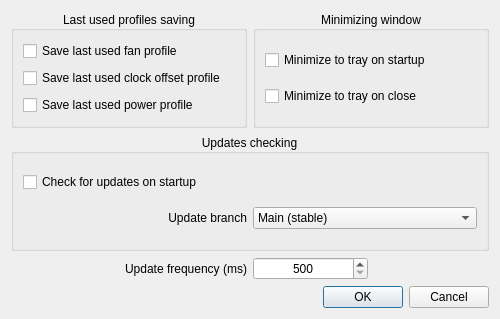
<?xml version="1.0" encoding="UTF-8"?>
<ui version="4.0">
 <class>SettingsDialog</class>
 <widget class="QDialog" name="SettingsDialog">
  <property name="geometry">
   <rect>
    <x>0</x>
    <y>0</y>
    <width>500</width>
    <height>319</height>
   </rect>
  </property>
  <property name="windowTitle">
   <string>NvCtrl-Linux: Settings</string>
  </property>
  <property name="modal">
   <bool>false</bool>
  </property>
  <layout class="QGridLayout" name="gridLayout">
   <item row="3" column="2" colspan="2">
    <widget class="QGroupBox" name="groupBox_minimizing_window">
     <property name="title">
      <string>Minimizing window</string>
     </property>
     <property name="alignment">
      <set>Qt::AlignCenter</set>
     </property>
     <layout class="QGridLayout" name="gridLayout_3">
      <item row="1" column="0">
       <widget class="QCheckBox" name="checkBox_minimize_to_tray_on_close">
        <property name="layoutDirection">
         <enum>Qt::LeftToRight</enum>
        </property>
        <property name="text">
         <string>Minimize to tray on close</string>
        </property>
       </widget>
      </item>
      <item row="0" column="0">
       <widget class="QCheckBox" name="checkBox_minimize_to_tray_on_startup">
        <property name="layoutDirection">
         <enum>Qt::LeftToRight</enum>
        </property>
        <property name="text">
         <string>Minimize to tray on startup</string>
        </property>
       </widget>
      </item>
     </layout>
    </widget>
   </item>
   <item row="3" column="0" colspan="2">
    <widget class="QGroupBox" name="groupBox_last_used_profiles_saving">
     <property name="title">
      <string>Last used profiles saving</string>
     </property>
     <property name="alignment">
      <set>Qt::AlignCenter</set>
     </property>
     <layout class="QGridLayout" name="gridLayout_2">
      <item row="1" column="0">
       <widget class="QCheckBox" name="checkBox_save_last_used_clock_offset_profile">
        <property name="text">
         <string>Save last used clock offset profile</string>
        </property>
       </widget>
      </item>
      <item row="0" column="0">
       <widget class="QCheckBox" name="checkBox_save_last_used_fan_profile">
        <property name="text">
         <string>Save last used fan profile</string>
        </property>
       </widget>
      </item>
      <item row="2" column="0">
       <widget class="QCheckBox" name="checkBox_save_last_used_power_profile">
        <property name="toolTip">
         <string/>
        </property>
        <property name="text">
         <string>Save last used power profile</string>
        </property>
       </widget>
      </item>
     </layout>
    </widget>
   </item>
   <item row="8" column="0" colspan="4">
    <widget class="QDialogButtonBox" name="buttonBox">
     <property name="standardButtons">
      <set>QDialogButtonBox::Cancel|QDialogButtonBox::Ok</set>
     </property>
    </widget>
   </item>
   <item row="6" column="0" colspan="4">
    <widget class="QGroupBox" name="groupBox_updates_checking">
     <property name="title">
      <string>Updates checking</string>
     </property>
     <property name="alignment">
      <set>Qt::AlignCenter</set>
     </property>
     <layout class="QGridLayout" name="gridLayout_4">
      <item row="1" column="1">
       <widget class="QComboBox" name="comboBox_select_update_branch">
        <item>
         <property name="text">
          <string>Main (stable)</string>
         </property>
        </item>
        <item>
         <property name="text">
          <string>Develop (unstable)</string>
         </property>
        </item>
       </widget>
      </item>
      <item row="1" column="0">
       <widget class="QLabel" name="label">
        <property name="text">
         <string>Update branch</string>
        </property>
        <property name="alignment">
         <set>Qt::AlignRight|Qt::AlignTrailing|Qt::AlignVCenter</set>
        </property>
       </widget>
      </item>
      <item row="0" column="0" colspan="2">
       <widget class="QCheckBox" name="checkBox_check_for_updates_on_startup">
        <property name="toolTip">
         <string/>
        </property>
        <property name="text">
         <string>Check for updates on startup</string>
        </property>
       </widget>
      </item>
     </layout>
    </widget>
   </item>
   <item row="7" column="2">
    <widget class="QSpinBox" name="spinBox_update_freq">
     <property name="alignment">
      <set>Qt::AlignCenter</set>
     </property>
     <property name="readOnly">
      <bool>false</bool>
     </property>
     <property name="minimum">
      <number>500</number>
     </property>
     <property name="maximum">
      <number>3000</number>
     </property>
     <property name="singleStep">
      <number>50</number>
     </property>
    </widget>
   </item>
   <item row="7" column="0" colspan="2">
    <widget class="QLabel" name="label_update_freq">
     <property name="text">
      <string>Update frequency (ms)</string>
     </property>
     <property name="alignment">
      <set>Qt::AlignRight|Qt::AlignTrailing|Qt::AlignVCenter</set>
     </property>
    </widget>
   </item>
  </layout>
 </widget>
 <resources/>
 <connections/>
</ui>
